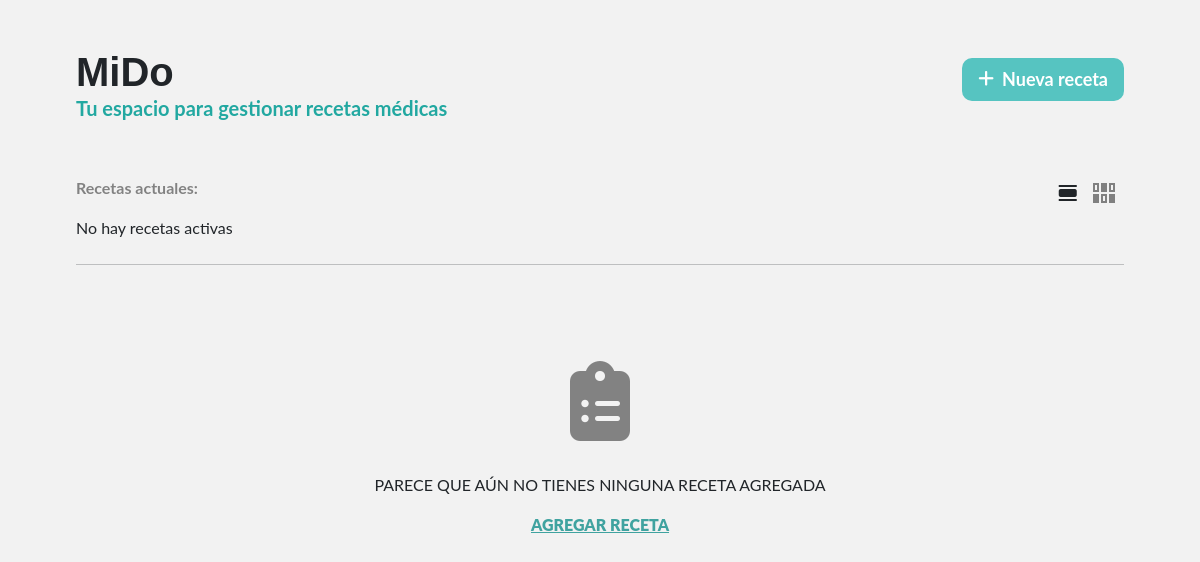
The app's page /, older data.
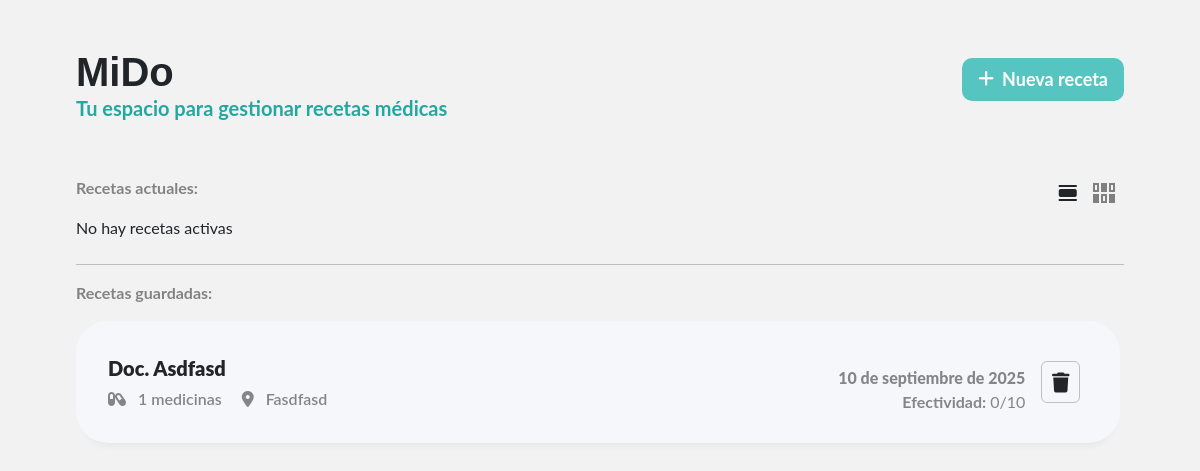
The same page, newer data.
### miApp/models.py (models this page shows, shortened)
class Receta(models.Model):
    doc = models.CharField(max_length=255)
    fecha = models.DateField()
    efectividad = models.IntegerField(default=0)
    activo = models.BooleanField(default=False)
    lugar = models.CharField(max_length=100, null=True , blank=True)
    def cantidad_medicinas(self):
        return self.medicamentos.count()

### miApp/views.py (the view)
# urls.py: path('', views.index),
def index(request):
    if request.method == 'POST':
        Receta.objects.create(
            doc = request.POST.get('doc'),
            fecha = request.POST.get('fecha'),
            lugar = request.POST.get('lugar')
        )
    activos =  Receta.objects.filter(activo=True)
    lista = Receta.objects.filter(activo=False).order_by('-id')
    return render(request, "home.html",{'lista': lista, 'activos': activos})

### miApp/templates/home.html (shortened to what the changed rows need)
{% load static %}
<!DOCTYPE html>
<html lang="en">
<head>
    <link href="https://cdn.jsdelivr.net/npm/bootstrap@5.3.8/dist/css/bootstrap.min.css" rel="stylesheet">
    <link rel="stylesheet" href="https://cdnjs.cloudflare.com/ajax/libs/font-awesome/6.7.2/css/all.min.css">
    <link rel="stylesheet" href="{% static 'css/root.css' %}">
    <link rel="stylesheet" href="{% static 'css/home.css' %}">
    <link rel="stylesheet" href="{% static 'css/modalAgregar.css' %}">
</head>
<body>
    <div class="container container-fluid w-50 mt-5">
        <div class="top">
            <div class="texto">
            <h1>MiDo</h1>
            </div>
        </div>
        <div class="list" id="list">
            {% if lista %}
            <p class="clasif"><b>Recetas guardadas:</b></p>
            <div class="recetas">
            {% for receta in lista %}
            <div class="receta mt-3" data-id="{{ receta.id }}">
                <div class="receta-info1">
                    <div class="receta-doc">
                         {%  if  receta.doc|default_if_none:"" %}
                         Doc. {{ receta.doc|title }}
                        {% else %}
                        Doctor no asignado
                        {% endif %}
                    </div>
                    <div class="receta-cantidadMedicina">
                        <i class="fa-solid fa-capsules"></i>
                        <span class="span-med">{{receta.cantidad_medicinas}} medicinas</span>
                        <i class="fa-solid fa-location-dot ms-3"></i>
                        <span class="span-lugar">
                        {%  if  receta.lugar|default_if_none:"" %}
                        {{ receta.lugar|title }}
                        {% else %}
                        Lugar no asignado
                        </span>
                        {% endif %}
                    </div>
                </div>
                <div class="receta-info2">
                    <div class="detalles">
                        <p class="fecha m-0 mt-3">{{  receta.fecha|date:"j \\d\\e F \\d\\e Y"  }}</p>
                        <p class="efectividad"><b>Efectividad:</b> {{ receta.efectividad }}/10</p>
                    </div>
                    <div class="accion">
                        <button class="btn eliminar scl" onclick="event.stopPropagation(); document.getElementById('eliminarReceta-{{ receta.id }}').submit()"><i class="fa-solid fa-trash"></i></button>
                    </div>
                </div>
            </div>
            {% endfor %}
            {% else%}
              {% if not activos and not lista %}
                {% include 'sinRecetas.html' %}
              {% endif %}
            {% endif %}
            </div>
        </div>
    </div>
</body>
</html>

Row changes from the older to the newer data that the page shows:
added Receta: doc "Asdfasd", cantidad_medicinas "1", lugar "Fasdfasd", fecha "10 de septiembre de 2025", efectividad "0"
Text that changed along with them:
text no longer shown: "PARECE QUE AÚN NO TIENES NINGUNA RECETA AGREGADA AGREGAR RECETA"
text now shown: "Recetas guardadas:"
